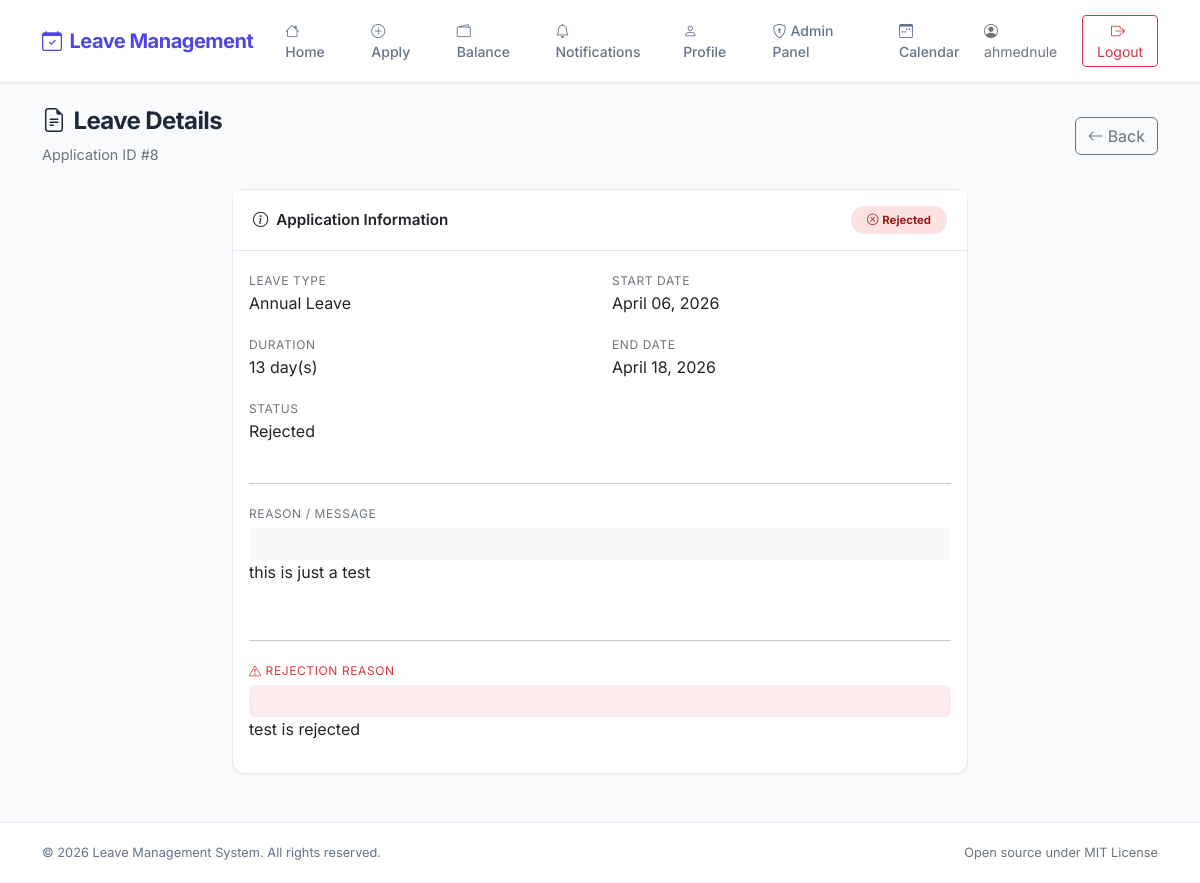
The page /leave/8/ (signed in) on the database its author committed.
### users/models.py (models this page shows, shortened)
class LeaveApplication(models.Model):
    PENDING = 'Pending'
    APPROVED = 'Approved'
    REJECTED = 'Rejected'
    CANCELLED = 'Cancelled'
    STATUS_CHOICES = [
        (PENDING, 'Pending'),
        (APPROVED, 'Approved'),
        (REJECTED, 'Rejected'),
        (CANCELLED, 'Cancelled'),
    ]
    user = models.ForeignKey(settings.AUTH_USER_MODEL, on_delete=models.CASCADE, related_name='leave_applications')
    leave_type = models.ForeignKey(LeaveType, on_delete=models.CASCADE)
    start_date = models.DateField()
    end_date = models.DateField()
    message = models.TextField(default='')
    status = models.CharField(max_length=50, choices=STATUS_CHOICES, default=PENDING)
    rejection_reason = models.TextField(blank=True, default='')
    approved_by = models.ForeignKey(settings.AUTH_USER_MODEL, on_delete=models.SET_NULL, null=True, blank=True, related_name='approved_leaves')
    approved_at = models.DateTimeField(null=True, blank=True)
    rejected_by = models.ForeignKey(settings.AUTH_USER_MODEL, on_delete=models.SET_NULL, null=True, blank=True, related_name='rejected_leaves')
    rejected_at = models.DateTimeField(null=True, blank=True)
    @property
    def duration(self):
        return (self.end_date - self.start_date).days + 1

class LeaveType(models.Model):
    name = models.CharField(max_length=50)

### users/views.py (the view)
# urls.py: path('leave/<int:leave_id>/', views.leave_detail, name='leave_detail'),
@login_required
def leave_detail(request, leave_id):
    leave = get_object_or_404(LeaveApplication, id=leave_id)
    if leave.user != request.user and not request.user.is_superuser:
        raise Http404('Leave application not found.')
    return render(request, 'users/leave_detail.html', {'leave': leave})

### users/templates/users/leave_detail.html (shortened to what this page needs)
{% extends "users/base.html" %}
{% block content %}
<div class="page-header d-flex justify-content-between align-items-center">
    <div>
        <h2><i class="bi bi-file-earmark-text me-2"></i>Leave Details</h2>
        <p class="mb-0 text-secondary">Application ID #{{ leave.id }}</p>
    </div>
    <div>
        <a href="{% url 'notifications' %}" class="btn btn-outline-secondary">
            <i class="bi bi-arrow-left me-1"></i>Back
        </a>
    </div>
</div>
<div class="row justify-content-center">
    <div class="col-lg-8">
        <div class="card mb-4">
            <div class="card-header d-flex justify-content-between align-items-center">
                <span><i class="bi bi-info-circle me-2"></i>Application Information</span>
                {% if leave.status == 'Approved' %}
                    <span class="badge badge-approved px-3 py-2 rounded-pill">
                        <i class="bi bi-check-circle me-1"></i>Approved
                    </span>
                {% elif leave.status == 'Rejected' %}
                    <span class="badge badge-rejected px-3 py-2 rounded-pill">
                        <i class="bi bi-x-circle me-1"></i>Rejected
                    </span>
                {% elif leave.status == 'Cancelled' %}
                    <span class="badge bg-secondary px-3 py-2 rounded-pill">
                        <i class="bi bi-slash-circle me-1"></i>Cancelled
                    </span>
                {% else %}
                    <span class="badge badge-pending px-3 py-2 rounded-pill">
                        <i class="bi bi-hourglass-split me-1"></i>Pending
                    </span>
                {% endif %}
            </div>
            <div class="card-body">
                <div class="row g-4">
                    <div class="col-md-6">
                        <div class="mb-3">
                            <label class="text-secondary" style="font-size: 0.75rem; text-transform: uppercase; letter-spacing: 0.05em;">Leave Type</label>
                            <p class="mb-0 fw-500 fs-6">{{ leave.leave_type.name }}</p>
                        </div>
                        <div class="mb-3">
                            <label class="text-secondary" style="font-size: 0.75rem; text-transform: uppercase; letter-spacing: 0.05em;">Duration</label>
                            <p class="mb-0 fw-500 fs-6">{{ leave.duration }} day(s)</p>
                        </div>
                        <div class="mb-0">
                            <label class="text-secondary" style="font-size: 0.75rem; text-transform: uppercase; letter-spacing: 0.05em;">Status</label>
                            <p class="mb-0 fw-500 fs-6">{{ leave.status }}</p>
                        </div>
                    </div>
                    <div class="col-md-6">
                        <div class="mb-3">
                            <label class="text-secondary" style="font-size: 0.75rem; text-transform: uppercase; letter-spacing: 0.05em;">Start Date</label>
                            <p class="mb-0 fw-500 fs-6">{{ leave.start_date|date:"F d, Y" }}</p>
                        </div>
                        <div class="mb-3">
                            <label class="text-secondary" style="font-size: 0.75rem; text-transform: uppercase; letter-spacing: 0.05em;">End Date</label>
                            <p class="mb-0 fw-500 fs-6">{{ leave.end_date|date:"F d, Y" }}</p>
                        </div>
                    </div>
                    <div class="col-12">
                        <hr>
                        <div class="mb-0">
                            <label class="text-secondary" style="font-size: 0.75rem; text-transform: uppercase; letter-spacing: 0.05em;">Reason / Message</label>
                            <p class="mb-0 mt-1 p-3 bg-light rounded">{{ leave.message|default:"No message provided."|linebreaks }}</p>
                        </div>
                    </div>
                    {% if leave.status == 'Rejected' and leave.rejection_reason %}
                    <div class="col-12">
                        <hr>
                        <div class="mb-0">
                            <label class="text-danger" style="font-size: 0.75rem; text-transform: uppercase; letter-spacing: 0.05em;">
                                <i class="bi bi-exclamation-triangle me-1"></i>Rejection Reason
                            </label>
                            <p class="mb-0 mt-1 p-3 bg-danger bg-opacity-10 rounded text-danger">{{ leave.rejection_reason|linebreaks }}</p>
                        </div>
                    </div>
                    {% endif %}
                </div>
            </div>
        </div>
    </div>
</div>
{% endblock %}

### users/templates/users/base.html (shortened to what this page needs)
<!doctype html>
<html lang="en">
<head>
    <link href="https://cdn.jsdelivr.net/npm/bootstrap@5.3.3/dist/css/bootstrap.min.css" rel="stylesheet">
    <link href="https://cdn.jsdelivr.net/npm/bootstrap-icons@1.11.3/font/bootstrap-icons.min.css" rel="stylesheet">
</head>
<body>
    {% if user.is_authenticated %}
        <nav class="navbar navbar-expand-lg sticky-top">
            <div class="container">
                <a class="navbar-brand" href="{% url 'home' %}">
                    <i class="bi bi-calendar-check me-2"></i>Leave Management
                </a>
                <div class="collapse navbar-collapse" id="navbarContent">
                    <ul class="navbar-nav me-auto mb-2 mb-lg-0 gap-1">
                        <li class="nav-item">
                            <a class="nav-link {% if request.resolver_match.url_name == 'home' %}active{% endif %}" href="{% url 'home' %}">
                                <i class="bi bi-house me-1"></i>Home
                            </a>
                        </li>
                        <li class="nav-item">
                            <a class="nav-link {% if request.resolver_match.url_name == 'apply' %}active{% endif %}" href="{% url 'apply' %}">
                                <i class="bi bi-plus-circle me-1"></i>Apply
                            </a>
                        </li>
                        <li class="nav-item">
                            <a class="nav-link {% if request.resolver_match.url_name == 'balance' %}active{% endif %}" href="{% url 'balance' %}">
                                <i class="bi bi-wallet2 me-1"></i>Balance
                            </a>
                        </li>
                        <li class="nav-item">
                            <a class="nav-link {% if request.resolver_match.url_name == 'notifications' %}active{% endif %}" href="{% url 'notifications' %}">
                                <i class="bi bi-bell me-1"></i>Notifications
                            </a>
                        </li>
                        <li class="nav-item">
                            <a class="nav-link {% if request.resolver_match.url_name == 'profile' %}active{% endif %}" href="{% url 'profile' %}">
                                <i class="bi bi-person me-1"></i>Profile
                            </a>
                        </li>
                        {% if user.is_superuser %}
                        <li class="nav-item">
                            <a class="nav-link" href="/admin/" target="_blank">
                                <i class="bi bi-shield-lock me-1"></i>Admin Panel
                            </a>
                        </li>
                        {% endif %}
                        <li class="nav-item">
                            <a class="nav-link {% if request.resolver_match.url_name == 'team_calendar' %}active{% endif %}" href="{% url 'team_calendar' %}">
                                <i class="bi bi-calendar3-week me-1"></i>Calendar
                            </a>
                        </li>
                    </ul>
                    <div class="d-flex align-items-center gap-3">
                        <span class="text-secondary d-none d-lg-inline" style="font-size: 0.875rem;">
                            <i class="bi bi-person-circle me-1"></i>{{ user.username }}
                        </span>
                        <a href="{% url 'logout' %}" class="btn btn-outline-danger btn-sm">
                            <i class="bi bi-box-arrow-right me-1"></i>Logout
                        </a>
                    </div>
                </div>
            </div>
        </nav>
        <main class="flex-grow-1">
            <div class="container py-4">
                {% block content %}
                {% endblock %}
            </div>
        </main>
        <footer>
            <div class="container">
                <div class="row align-items-center">
                    <div class="col-md-6">
                        <span class="mb-0">&copy; {% now "Y" %} Leave Management System. All rights reserved.</span>
                    </div>
                    <div class="col-md-6 text-md-end">
                        <span class="text-secondary">Open source under MIT License</span>
                    </div>
                </div>
            </div>
        </footer>
    {% endif %}
</body>
</html>

### users/templates/users/base.html (style rules this page uses)
:root { --primary: #4F46E5; --primary-hover: #4338CA; --primary-light: #EEF2FF; --surface: #FFFFFF; --background: #F8FAFC; --text-primary: #1E293B; --text-secondary: #64748B; --border: #E2E8F0; --success: #10B981; --warning: #F59E0B; --danger: #EF4444; }
* { font-family: 'Inter', sans-serif; }
body { background-color: var(--background); color: var(--text-primary); min-height: 100vh; display: flex; flex-direction: column; }
.navbar { background-color: var(--surface) !important; border-bottom: 1px solid var(--border); box-shadow: 0 1px 3px rgba(0, 0, 0, 0.05); padding: 0.75rem 0; }
.navbar-brand { font-weight: 700; font-size: 1.25rem; color: var(--primary) !important; letter-spacing: -0.025em; }
.navbar-brand i { color: var(--primary); }
.nav-link { color: var(--text-secondary) !important; font-weight: 500; font-size: 0.875rem; padding: 0.5rem 1rem !important; border-radius: 0.5rem; transition: all 0.15s ease; }
.card { border: 1px solid var(--border); border-radius: 0.75rem; box-shadow: 0 1px 3px rgba(0, 0, 0, 0.04); transition: box-shadow 0.15s ease; }
.card-header { background-color: var(--surface); border-bottom: 1px solid var(--border); font-weight: 600; font-size: 0.95rem; padding: 1rem 1.25rem; }
.badge-rejected { background-color: #FEE2E2; color: #991B1B; }
footer { margin-top: auto; background-color: var(--surface); border-top: 1px solid var(--border); padding: 1.25rem 0; font-size: 0.8rem; color: var(--text-secondary); }
.page-header { margin-bottom: 1.5rem; }
.page-header h2 { font-weight: 700; font-size: 1.5rem; color: var(--text-primary); letter-spacing: -0.025em; }
.page-header p { color: var(--text-secondary); font-size: 0.9rem; }

### rows shown on the page
LeaveApplication: id "8", leave_type.name "Annual Leave", duration "13", status "Rejected", start_date "April 06, 2026", end_date "April 18, 2026", message "this is just a test", rejection_reason "test is rejected"

### other values the page prints
{{ user.username }} "ahmednule"
